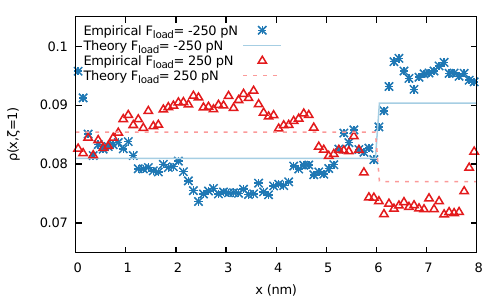

Generate this figure with gnuplot:
#!/usr/bin/gnuplot
set term pdfcairo enhanced linewidth 1.75 font ",14" 
set output "pos_compare.pdf" 

load "Data/my.pal"

set xlabel "x (nm)"
set ylabel "{/Symbol r}(x,{/Symbol z}=1)"

set key left Left width -4 

unset x2tics 
unset y2tics

#set arrow 1 from 6.,graph(0,0) to 6.,graph(1,1) lt 0 lw 1.25 lc rgb "black" nohead 

sign(x) = x==0 ? 0 : x/abs(x)

V(x) = x<6. ? 40.*(6.-x)/6. : 40.*(x-6.)/2.
F(x) = x<6. ? 40./6. : -40./2.
rho(x,y) = 1/8. - 1/(8.*y)*F(x) + 1/(8.*y**2)*(F(x)**2-40.**2/(2.*6.))
rho_det(x,y) = 1/8. - 0.3/(8.*y)*F(x) + 0.3**2/(8.*y**2)*(F(x)**2-40.**2/(2.*6.))  

shift(x) = x<0 ? shift(x+8) : (x>8 ? shift(x-8) : x)

set ytics 0.01 

plot [0:8][0.065:0.105] \
      "Data/pos_distr_F=250_attached.dat" u (shift($1+6)):($2*10) title "Empirical F_{load}= -250 pN" w points ls 3 lw 1.25 dashtype 1 \
    , 2./3.*rho(x,250) title "Theory F_{load}= 250 pN" ls 4 lw 1.25 dashtype 1 \
    , "Data/pos_distr_F=-250_attached.dat" u (shift($1+6)):($2*10) title "Empirical F_{load}= 250 pN" w points ls 8 lw 1.25 dashtype 2 \
    , 2./3.*rho(x,-250) title "Theory F_{load}= -250 pN" ls 7 lw 1.25 dashtype 2 \


